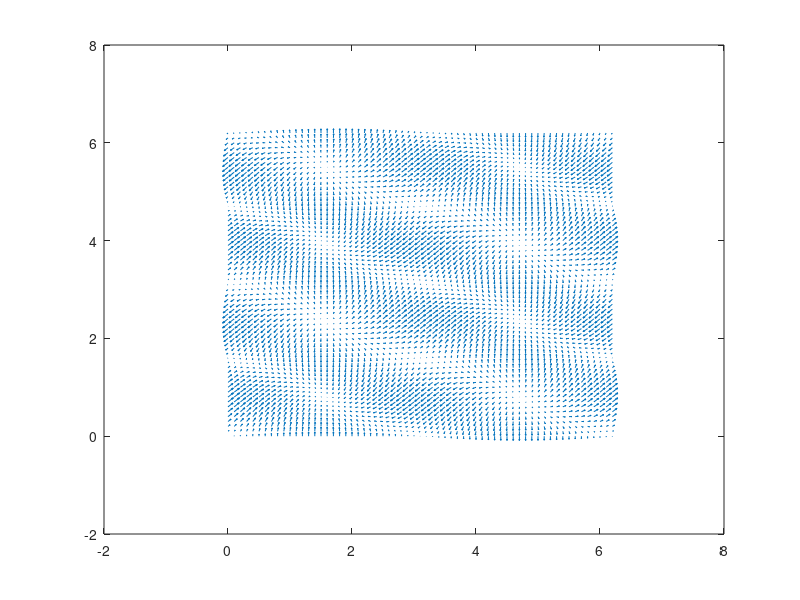

Reproduce this figure in MATLAB.
function ex2b14_15()
    x = 0:0.1:2*pi;
    y = 0:0.1:2*pi;
    [X, Y] = meshgrid(x, y);
    I = cos(X).*sin(2.*Y);
    J = sin(X + 2.*Y);
    figure(1);
    quiver(X, Y, I, J);

    h_I = -Y;
    h_J = X;
    %figure(2);
    %quiver(X, Y, h_I, h_J);
end
